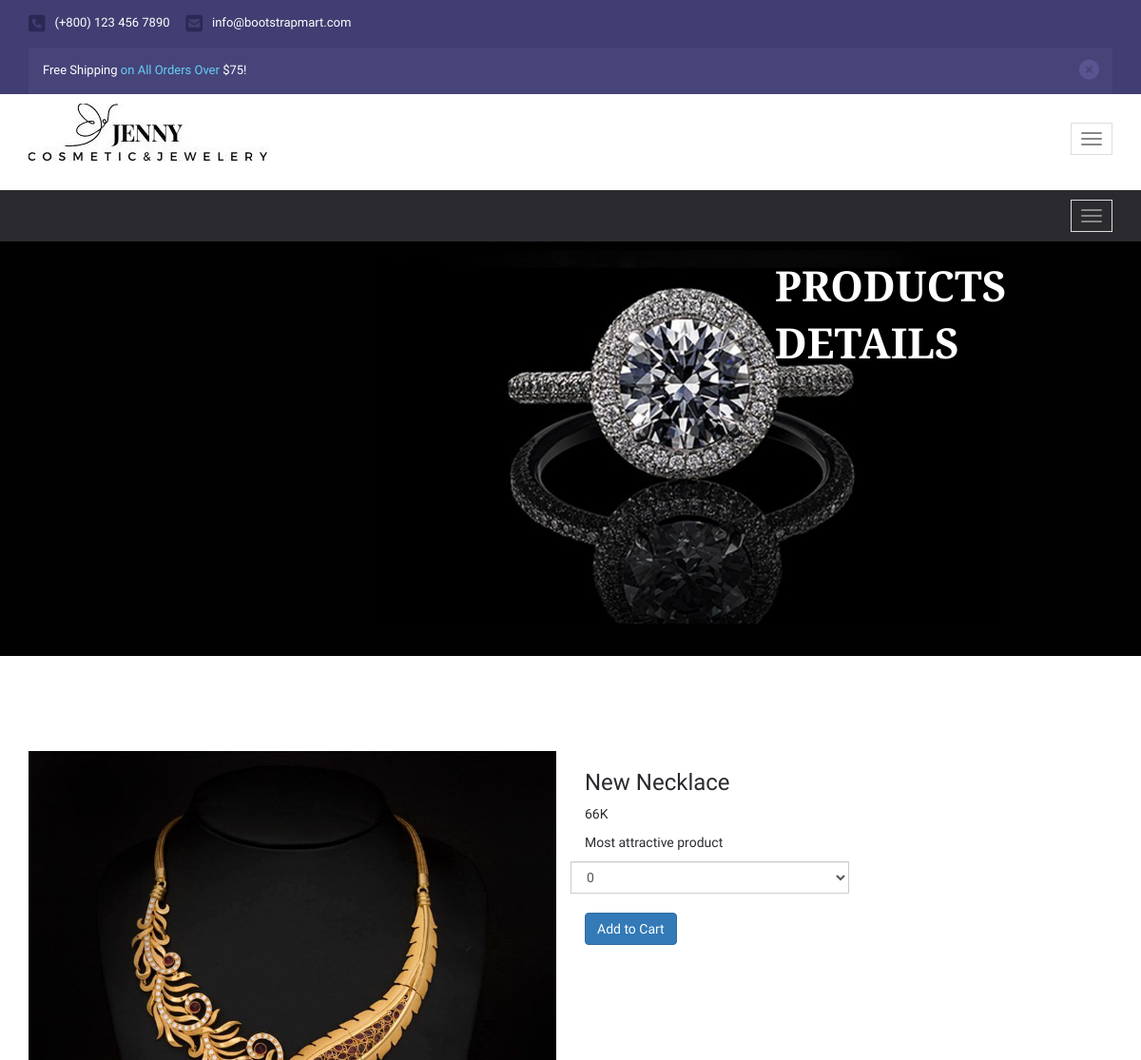
Before: /singleproduct.php (upper part) with the older database file.
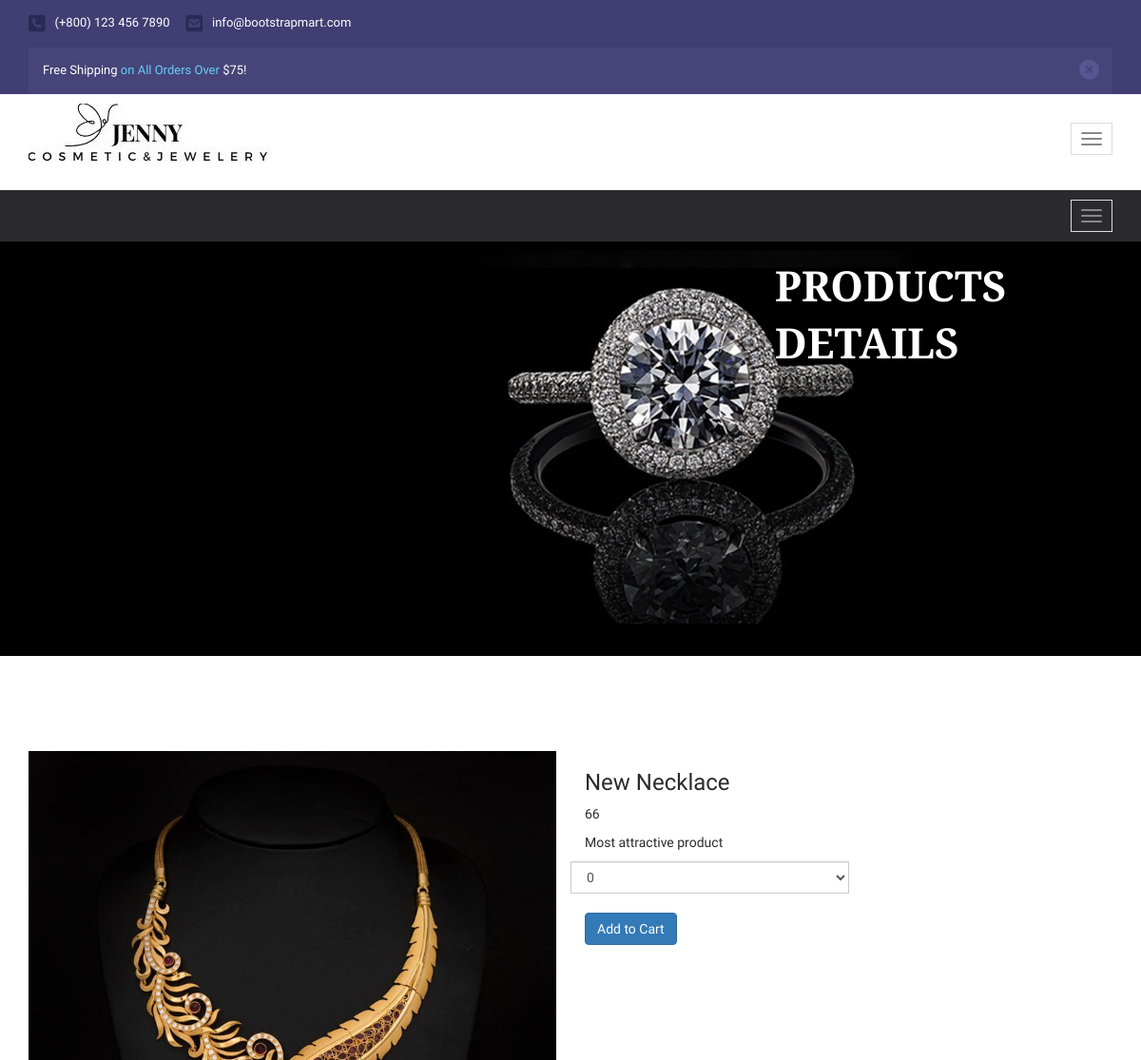
After: the same page with the newer database file.
### tables this page shows
CREATE TABLE `addproduct` (
  `pid` int(11) NOT NULL,
  `ptitle` varchar(255) NOT NULL,
  `pdescription` text NOT NULL,
  `pcategory` int(255) NOT NULL,
  `pprice` varchar(255) NOT NULL,
  `pimage` varchar(255) NOT NULL,
  `status` tinyint(4) NOT NULL DEFAULT 1
);

### singleproduct.php (the view, shortened to what this page needs)
<?php
include('includes/navbar.php');
include('includes/config.php');
?>
<br>
<br>
<br>
<br>
<br>
<br>
<br>
<br>
<div class="content-offers"
    style="background:url(images/products.jpg); background-size: cover; margin-top:40px; height: 150px;">
    <div class="container">
        <div class="ct-offers">
            <div class="ct-offers-title" style="color: white; margin-left: 80px;">Products Details</div>
        </div>
    </div>
</div>
<?php
if (isset($_GET['pid'])) {
    $pro_id = $_GET['pid'];
} else {
    $pro_id = 1;
}
$productsfetch = "SELECT * from addproduct WHERE `pid` = '$pro_id'";
$runquery = mysqli_query($connection, $productsfetch);
if (mysqli_num_rows($runquery) > 0) {
    while ($row = mysqli_fetch_assoc($runquery)) {
        ?>
        <section class="ftco-section">
            <div class="container">
                <div class="row">
                    <div class="col-lg-6 mb-5 ftco-animate">
                        <div class="item"><img src="<?php echo 'images/' . $row['pimage']; ?>" alt="" class="img-responsive"
                                name="product-image"></div>
                    </div>
                    <div class="col-lg-6 product-details pl-md-5 ftco-animate">
                        <h3>
                            <?php echo $row['ptitle'] ?>
                        </h3>
                        <p class="price"><span>
                                <?php echo $row['pprice'] ?>
                            </span></p>
                        <p>
                            <?php echo $row['pdescription'] ?>
                        </p>
                        <div class="row mt-4">
                            <div class="input-group col-md-6 d-flex mb-3">
                                <?php
                                echo '<select class="form-control input-number" name="qty" id="qty">';
                                for ($i = 0; $i <= 10; $i++) {
                                    echo '<option class="form-control input-number value="' . $i . '">' . $i . '</option>';
                                }
                                ?>
                                </select>
                            </div>
                        </div>
                        <br>
                        <input type="submit" value="Add to Cart" class="btn btn-primary" id="addtocart" name="add_to_cart"><span
                            class="bag"></span>
                    </div>
                </div>
            </div>
        </section>
        <?php
    }
}
?>
<?php
include('includes/footer.php')
    ?>

Changed rows visible on the page:
changed addproduct "New Necklace": pprice "66K" → "66"
